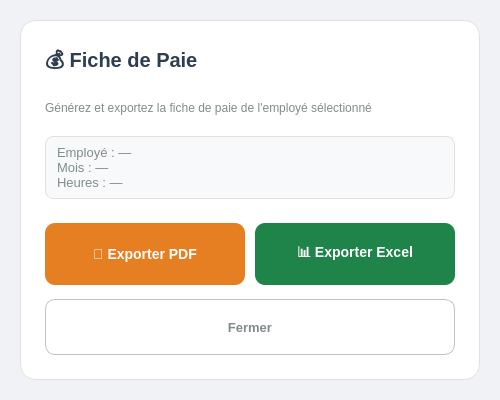
<?xml version="1.0" encoding="UTF-8"?>
<ui version="4.0">
 <class>EmployePayslipDialog</class>
 <widget class="QDialog" name="EmployePayslipDialog">
  <property name="geometry"><rect><x>0</x><y>0</y><width>500</width><height>400</height></rect></property>
  <property name="minimumSize"><size><width>460</width><height>360</height></size></property>
  <property name="windowTitle"><string>Fiche de Paie</string></property>
  <property name="styleSheet"><string notr="true">
QDialog{background:#F0F2F5;font-family:"Segoe UI","Roboto",Arial;}
#payslipCard{background:#FFFFFF;border:1px solid #E0E0E0;border-radius:16px;}
QLabel{color:#2C3E50;font-size:13px;font-weight:600;}
#lblPayTitle{font-size:20px;font-weight:800;color:#2C3E50;}
#lblPaySub{color:#7F8C8D;font-size:12px;font-weight:400;}
#lblPayInfo{color:#7F8C8D;font-size:13px;font-weight:400;padding:8px;background:#F8F9FA;border:1px solid #E0E0E0;border-radius:8px;}
#btnExportPDF{background:#E67E22;color:#FFF;border:none;border-radius:10px;font-size:14px;font-weight:700;min-height:42px;padding:10px 24px;}
#btnExportPDF:hover{background:#F39C12;}
#btnExportExcelDlg{background:#1E8449;color:#FFF;border:none;border-radius:10px;font-size:14px;font-weight:700;min-height:42px;padding:10px 24px;}
#btnExportExcelDlg:hover{background:#27AE60;}
#btnCloseDlg{background:transparent;color:#7F8C8D;border:1px solid #BDC3C7;border-radius:10px;font-size:13px;font-weight:600;min-height:38px;padding:8px 20px;}
#btnCloseDlg:hover{background:#F8F9FA;}
  </string></property>
  <layout class="QVBoxLayout">
   <property name="leftMargin"><number>20</number></property>
   <property name="topMargin"><number>20</number></property>
   <property name="rightMargin"><number>20</number></property>
   <property name="bottomMargin"><number>20</number></property>
   <item>
    <widget class="QFrame" name="payslipCard">
     <property name="frameShape"><enum>QFrame::StyledPanel</enum></property>
     <layout class="QVBoxLayout">
      <property name="spacing"><number>14</number></property>
      <property name="leftMargin"><number>24</number></property>
      <property name="topMargin"><number>24</number></property>
      <property name="rightMargin"><number>24</number></property>
      <property name="bottomMargin"><number>24</number></property>
      <item><widget class="QLabel" name="lblPayTitle"><property name="text"><string>💰 Fiche de Paie</string></property></widget></item>
      <item><widget class="QLabel" name="lblPaySub"><property name="text"><string>Générez et exportez la fiche de paie de l'employé sélectionné</string></property></widget></item>
      <item><widget class="QLabel" name="lblPayInfo"><property name="text"><string>Employé : —
Mois : —
Heures : —</string></property></widget></item>
      <item><spacer><property name="orientation"><enum>Qt::Vertical</enum></property><property name="sizeType"><enum>QSizePolicy::Fixed</enum></property><property name="sizeHint" stdset="0"><size><width>0</width><height>10</height></size></property></spacer></item>
      <item>
       <layout class="QHBoxLayout">
        <property name="spacing"><number>10</number></property>
        <item><widget class="QPushButton" name="btnExportPDF"><property name="text"><string>📄 Exporter PDF</string></property><property name="cursor"><cursorShape>PointingHandCursor</cursorShape></property></widget></item>
        <item><widget class="QPushButton" name="btnExportExcelDlg"><property name="text"><string>📊 Exporter Excel</string></property><property name="cursor"><cursorShape>PointingHandCursor</cursorShape></property></widget></item>
       </layout>
      </item>
      <item><widget class="QPushButton" name="btnCloseDlg"><property name="text"><string>Fermer</string></property><property name="cursor"><cursorShape>PointingHandCursor</cursorShape></property></widget></item>
     </layout>
    </widget>
   </item>
  </layout>
 </widget>
 <resources/>
 <connections/>
</ui>
